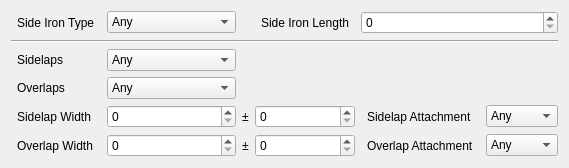
             <widget class="QWidget" name="overlapsSideIronsSearchTab">
              <attribute name="title">
               <string>Overlaps and Side Irons</string>
              </attribute>
              <layout class="QVBoxLayout" name="verticalLayout_3">
               <item>
                <layout class="QGridLayout" name="overlapsSideIronsGridLayout">
                 <item row="0" column="0">
                  <widget class="QLabel" name="sideIronTypeLabel">
                   <property name="sizePolicy">
                    <sizepolicy hsizetype="Minimum" vsizetype="Preferred">
                     <horstretch>0</horstretch>
                     <verstretch>0</verstretch>
                    </sizepolicy>
                   </property>
                   <property name="styleSheet">
                    <string notr="true">QLabel {
	padding: 3px;
}

QLabel[hovering=true] {
	padding: 3px;
	background-color: #d9d9d9;
	border-radius: 5px;
}</string>
                   </property>
                   <property name="text">
                    <string>Side Iron Type</string>
                   </property>
                  </widget>
                 </item>
                 <item row="2" column="1">
                  <widget class="QComboBox" name="sidelapsSearchInput">
                   <item>
                    <property name="text">
                     <string>Any</string>
                    </property>
                   </item>
                   <item>
                    <property name="text">
                     <string>Has no sidelaps</string>
                    </property>
                   </item>
                   <item>
                    <property name="text">
                     <string>Has one sidelap</string>
                    </property>
                   </item>
                   <item>
                    <property name="text">
                     <string>Has both sidelaps</string>
                    </property>
                   </item>
                  </widget>
                 </item>
                 <item row="0" column="1">
                  <widget class="QComboBox" name="sideIronTypeSearchInput">
                   <property name="sizePolicy">
                    <sizepolicy hsizetype="Minimum" vsizetype="Fixed">
                     <horstretch>0</horstretch>
                     <verstretch>0</verstretch>
                    </sizepolicy>
                   </property>
                   <item>
                    <property name="text">
                     <string>Any</string>
                    </property>
                   </item>
                   <item>
                    <property name="text">
                     <string>None</string>
                    </property>
                   </item>
                   <item>
                    <property name="text">
                     <string>A</string>
                    </property>
                   </item>
                   <item>
                    <property name="text">
                     <string>B</string>
                    </property>
                   </item>
                   <item>
                    <property name="text">
                     <string>C</string>
                    </property>
                   </item>
                   <item>
                    <property name="text">
                     <string>D</string>
                    </property>
                   </item>
                   <item>
                    <property name="text">
                     <string>E</string>
                    </property>
                   </item>
                  </widget>
                 </item>
                 <item row="2" column="0">
                  <widget class="QLabel" name="sidelapsLabel">
                   <property name="sizePolicy">
                    <sizepolicy hsizetype="Minimum" vsizetype="Preferred">
                     <horstretch>0</horstretch>
                     <verstretch>0</verstretch>
                    </sizepolicy>
                   </property>
                   <property name="styleSheet">
                    <string notr="true">QLabel {
	padding: 3px;
}

QLabel[hovering=true] {
	padding: 3px;
	background-color: #d9d9d9;
	border-radius: 5px;
}</string>
                   </property>
                   <property name="text">
                    <string>Sidelaps</string>
                   </property>
                  </widget>
                 </item>
                 <item row="4" column="3">
                  <widget class="QSpinBox" name="sidelapWidthToleranceSearchInput">
                   <property name="maximum">
                    <number>255</number>
                   </property>
                  </widget>
                 </item>
                 <item row="5" column="4">
                  <widget class="QLabel" name="overlapAttachmentLabel">
                   <property name="sizePolicy">
                    <sizepolicy hsizetype="Minimum" vsizetype="Preferred">
                     <horstretch>0</horstretch>
                     <verstretch>0</verstretch>
                    </sizepolicy>
                   </property>
                   <property name="styleSheet">
                    <string notr="true">QLabel {
	padding: 3px;
}

QLabel[hovering=true] {
	padding: 3px;
	background-color: #d9d9d9;
	border-radius: 5px;
}</string>
                   </property>
                   <property name="text">
                    <string>Overlap Attachment</string>
                   </property>
                  </widget>
                 </item>
                 <item row="3" column="1">
                  <widget class="QComboBox" name="overlapsSearchInput">
                   <item>
                    <property name="text">
                     <string>Any</string>
                    </property>
                   </item>
                   <item>
                    <property name="text">
                     <string>Has no overlaps</string>
                    </property>
                   </item>
                   <item>
                    <property name="text">
                     <string>Has one overlap</string>
                    </property>
                   </item>
                   <item>
                    <property name="text">
                     <string>Has both overlaps</string>
                    </property>
                   </item>
                  </widget>
                 </item>
                 <item row="5" column="3">
                  <widget class="QSpinBox" name="overlapWidthToleranceSearchInput">
                   <property name="maximum">
                    <number>255</number>
                   </property>
                  </widget>
                 </item>
                 <item row="4" column="0">
                  <widget class="ActivatorLabel" name="sidelapWidthLabel">
                   <property name="sizePolicy">
                    <sizepolicy hsizetype="Minimum" vsizetype="Preferred">
                     <horstretch>0</horstretch>
                     <verstretch>0</verstretch>
                    </sizepolicy>
                   </property>
                   <property name="styleSheet">
                    <string notr="true">QLabel {
	padding: 3px;
}

QLabel[hovering=true] {
	padding: 3px;
	background-color: #d9d9d9;
	border-radius: 5px;
}</string>
                   </property>
                   <property name="text">
                    <string>Sidelap Width</string>
                   </property>
                  </widget>
                 </item>
                 <item row="4" column="5">
                  <widget class="QComboBox" name="sidelapAttachmentSearchInput">
                   <property name="sizePolicy">
                    <sizepolicy hsizetype="Expanding" vsizetype="Fixed">
                     <horstretch>0</horstretch>
                     <verstretch>0</verstretch>
                    </sizepolicy>
                   </property>
                   <item>
                    <property name="text">
                     <string>Any</string>
                    </property>
                   </item>
                   <item>
                    <property name="text">
                     <string>Integral</string>
                    </property>
                   </item>
                   <item>
                    <property name="text">
                     <string>Bonded</string>
                    </property>
                   </item>
                  </widget>
                 </item>
                 <item row="5" column="0">
                  <widget class="ActivatorLabel" name="overlapWidthLabel">
                   <property name="sizePolicy">
                    <sizepolicy hsizetype="Minimum" vsizetype="Preferred">
                     <horstretch>0</horstretch>
                     <verstretch>0</verstretch>
                    </sizepolicy>
                   </property>
                   <property name="styleSheet">
                    <string notr="true">QLabel {
	padding: 3px;
}

QLabel[hovering=true] {
	padding: 3px;
	background-color: #d9d9d9;
	border-radius: 5px;
}</string>
                   </property>
                   <property name="text">
                    <string>Overlap Width</string>
                   </property>
                  </widget>
                 </item>
                 <item row="5" column="2">
                  <widget class="QLabel" name="overlapWidthToleranceLabel">
                   <property name="sizePolicy">
                    <sizepolicy hsizetype="Minimum" vsizetype="Preferred">
                     <horstretch>0</horstretch>
                     <verstretch>0</verstretch>
                    </sizepolicy>
                   </property>
                   <property name="text">
                    <string>±</string>
                   </property>
                  </widget>
                 </item>
                 <item row="3" column="0">
                  <widget class="QLabel" name="overlapsLabel">
                   <property name="sizePolicy">
                    <sizepolicy hsizetype="Minimum" vsizetype="Preferred">
                     <horstretch>0</horstretch>
                     <verstretch>0</verstretch>
                    </sizepolicy>
                   </property>
                   <property name="styleSheet">
                    <string notr="true">QLabel {
	padding: 3px;
}

QLabel[hovering=true] {
	padding: 3px;
	background-color: #d9d9d9;
	border-radius: 5px;
}</string>
                   </property>
                   <property name="text">
                    <string>Overlaps</string>
                   </property>
                  </widget>
                 </item>
                 <item row="4" column="4">
                  <widget class="QLabel" name="sidelapAttachmentLabel">
                   <property name="sizePolicy">
                    <sizepolicy hsizetype="Minimum" vsizetype="Preferred">
                     <horstretch>0</horstretch>
                     <verstretch>0</verstretch>
                    </sizepolicy>
                   </property>
                   <property name="styleSheet">
                    <string notr="true">QLabel {
	padding: 3px;
}

QLabel[hovering=true] {
	padding: 3px;
	background-color: #d9d9d9;
	border-radius: 5px;
}</string>
                   </property>
                   <property name="text">
                    <string>Sidelap Attachment</string>
                   </property>
                  </widget>
                 </item>
                 <item row="0" column="3">
                  <widget class="ActivatorLabel" name="sideIronLengthLabel">
                   <property name="sizePolicy">
                    <sizepolicy hsizetype="Minimum" vsizetype="Preferred">
                     <horstretch>0</horstretch>
                     <verstretch>0</verstretch>
                    </sizepolicy>
                   </property>
                   <property name="styleSheet">
                    <string notr="true">QLabel {
	padding: 3px;
}

QLabel[hovering=true] {
	padding: 3px;
	background-color: #d9d9d9;
	border-radius: 5px;
}</string>
                   </property>
                   <property name="text">
                    <string>Side Iron Length</string>
                   </property>
                  </widget>
                 </item>
                 <item row="4" column="1">
                  <widget class="QSpinBox" name="sidelapWidthSearchInput">
                   <property name="sizePolicy">
                    <sizepolicy hsizetype="Expanding" vsizetype="Fixed">
                     <horstretch>0</horstretch>
                     <verstretch>0</verstretch>
                    </sizepolicy>
                   </property>
                   <property name="maximum">
                    <number>65535</number>
                   </property>
                  </widget>
                 </item>
                 <item row="4" column="2">
                  <widget class="QLabel" name="sidelapWidthToleranceLabel">
                   <property name="sizePolicy">
                    <sizepolicy hsizetype="Minimum" vsizetype="Preferred">
                     <horstretch>0</horstretch>
                     <verstretch>0</verstretch>
                    </sizepolicy>
                   </property>
                   <property name="text">
                    <string>±</string>
                   </property>
                  </widget>
                 </item>
                 <item row="5" column="1">
                  <widget class="QSpinBox" name="overlapWidthSearchInput">
                   <property name="sizePolicy">
                    <sizepolicy hsizetype="Expanding" vsizetype="Fixed">
                     <horstretch>0</horstretch>
                     <verstretch>0</verstretch>
                    </sizepolicy>
                   </property>
                   <property name="maximum">
                    <number>65535</number>
                   </property>
                  </widget>
                 </item>
                 <item row="0" column="4" colspan="2">
                  <widget class="QSpinBox" name="sideIronLengthSearchInput">
                   <property name="maximum">
                    <number>65535</number>
                   </property>
                  </widget>
                 </item>
                 <item row="5" column="5">
                  <widget class="QComboBox" name="overlapAttachmentSearchInput">
                   <property name="sizePolicy">
                    <sizepolicy hsizetype="Expanding" vsizetype="Fixed">
                     <horstretch>0</horstretch>
                     <verstretch>0</verstretch>
                    </sizepolicy>
                   </property>
                   <item>
                    <property name="text">
                     <string>Any</string>
                    </property>
                   </item>
                   <item>
                    <property name="text">
                     <string>Integral</string>
                    </property>
                   </item>
                   <item>
                    <property name="text">
                     <string>Bonded</string>
                    </property>
                   </item>
                  </widget>
                 </item>
                 <item row="1" column="0" colspan="6">
                  <widget class="Line" name="overlapsSideIronsDividerLine">
                   <property name="orientation">
                    <enum>Qt::Horizontal</enum>
                   </property>
                  </widget>
                 </item>
                </layout>
               </item>
              </layout>
             </widget>
